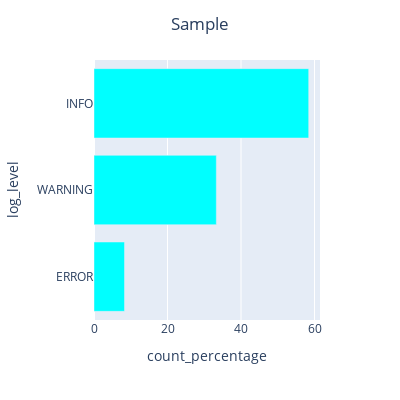

Notebook code for this chart:
### Code cell
count_percentage_plot_by_column('log_level','Sample','aqua',False)

### Figure 1 — Plotly figure (JSON) as saved in the notebook; plotly's stock layout.template omitted (floating-point values rounded to 4 significant figures)
{"data": [{"alignmentgroup": "True", "hovertemplate": "count_percentage=%{x}<br>log_level=%{y}<extra></extra>", "legendgroup": "", "marker": {"color": "aqua", "pattern": {"shape": ""}}, "name": "", "offsetgroup": "", "orientation": "h", "showlegend": false, "textposition": "auto", "type": "bar", "x": [8.3, 33.29, 58.42], "xaxis": "x", "y": ["ERROR", "WARNING", "INFO"], "yaxis": "y"}], "layout": {"autosize": false, "barmode": "relative", "height": 400, "legend": {"tracegroupgap": 0}, "margin": {"t": 60}, "title": {"text": "Sample", "x": 0.5}, "width": 400, "xaxis": {"anchor": "y", "domain": [0, 1], "title": {"text": "count_percentage"}}, "yaxis": {"anchor": "x", "domain": [0, 1], "title": {"text": "log_level"}}}}
